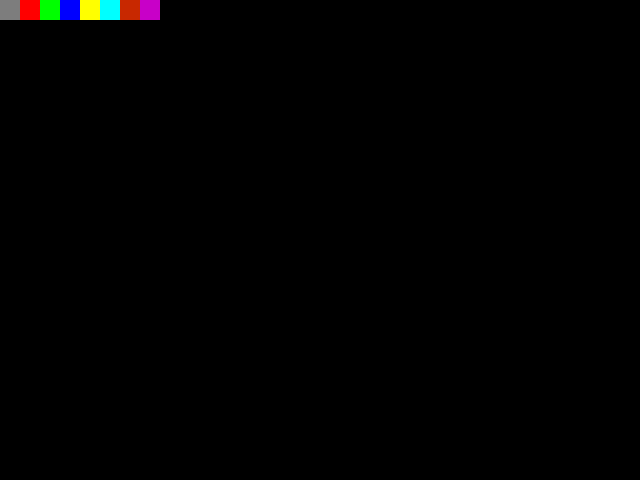
Frame 1 (no input)
Frame 60 (the mouse pressed at the canvas centre just before this capture): identical to frame 1, image omitted
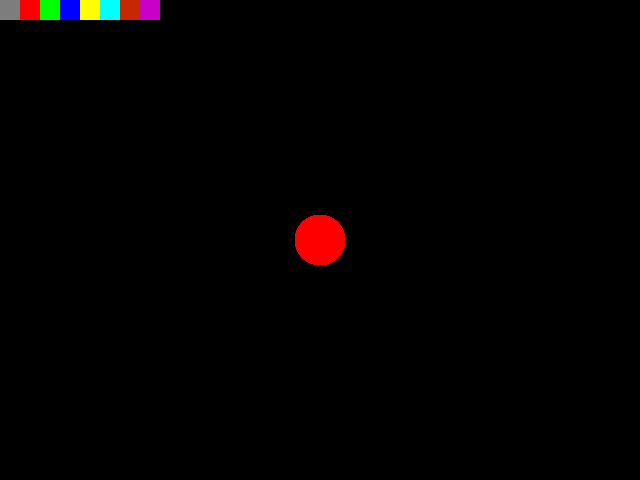
Frame 120 (the mouse held since frame 60 and released just before this capture)

The Processing sketch that drew these frames (run headless with seeded random() and noise(); from frame 60 on, the mouse is pressed at the canvas centre):

// Processing sketch: InClassCode_StartWeek4_Drawing
// ── InClassCode_StartWeek4_Drawing.pde
/*
This is a simple drawing program
*/

color currentColor;  //declared currentColor

//Once at the beginning
void setup() {
  size(640, 480); //set window size
  background(0, 0, 0);  //init background to black
  
  currentColor = color(255, 0, 0); //init currentColor to red
}

//On an on until the break of dawn...and then on some more
void draw() {
  noStroke(); //turn off the stroke around shapes
  
  if(mousePressed){  //if the mouse is pressed
    fill(currentColor);  //set the fill to currentColor
    ellipse(mouseX, mouseY, 50, 50);  //draw an ellipse at the mouse position
  }
  
  //clear bg
  fill(125,125,125);
  rect(0,0,20,20);
  if(mouseOver(0,0,20,20)){
    background(0,0,0);
  }

colorButton(20,255,0,0);
colorButton(40,0,255,0);
colorButton(60,0,0,255);
colorButton(80,255,255,0);
colorButton(100,0,255,255);
colorButton(120,200,40,0);
colorButton(140,200,0,200);



}

//called when a key is pressed
void keyPressed(){
  println("A key was pressed: " + key); //print out the key pressed
  
  if(key == 'b'){  //if a 'b' was pressed
    currentColor = color(0, 0, 255);  //set currentColor to blue
  } else if(key == 'g'){  //if 'g' was pressed
    currentColor = color(0, 255, 0);  //set the currentColor to green
  } else if(key == ' '){  //if the spacebar was pressed
    background(0, 0, 0);  //reset the background
  }
}

/*  This is a function we wrote!
*  It only gets called when WE call it.
*  It checks to see if the mouse is over a rectangle
*/
boolean mouseOver(float x, float y, float w, float h){
  if(mouseX > x && mouseX < x + w && 
      mouseY > y && mouseY < y + h){  //if the mouse is inside the rectangle described by x, y, w, h
        return true;  //return true
      } else {  //otherwise
        return false;  //return false
      }    
}

void colorButton (float x, float r, float g, float b){
  fill(r,g,b);
  rect(x,0,20,20);
  if(mouseOver(x,0,20,20)){
    currentColor=color(r,g,b);
    }
  }
